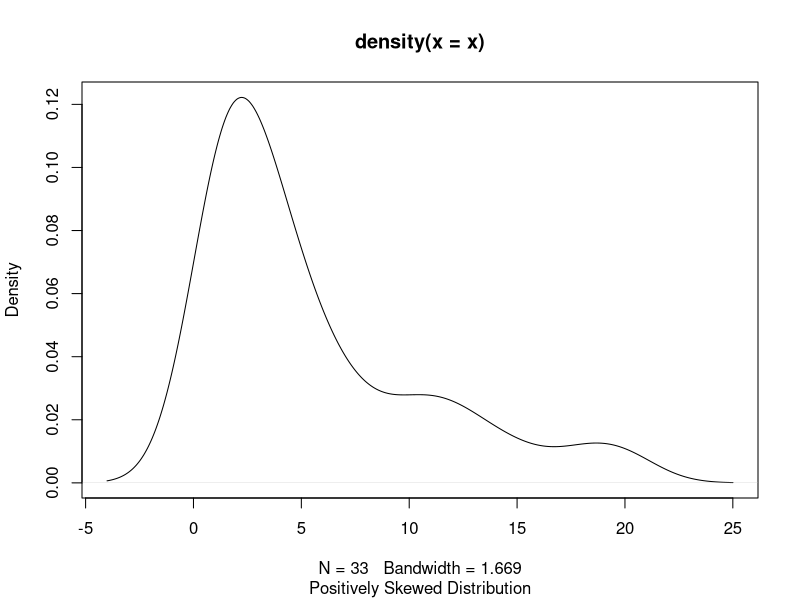

This chart was generated by the following R code:
# Date - 03/21/2021
#Author - Ganesh Kale
# Week-1 assignment 1.2
# Plot positive skewed distribution


x <- c(1,2,3,1,2,10,6,5,4,3,2,1,1,2,4,5,1,7,9,7,3,2,1,1,4,12,15,11,4,2,13,18,20)

plot(density(x))
title(sub  = 'Positively Skewed Distribution')
